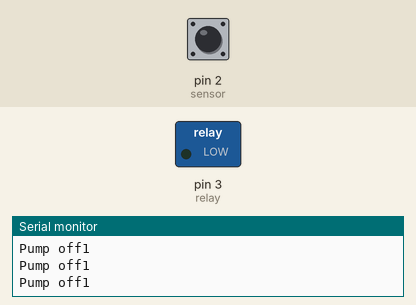
This sketch was run on a simulated Arduino Uno, built with avr-gcc and run on an emulated ATmega328P. Shown: switched loads named in the sketch (green lamp = pin HIGH), the last lines printed to the serial monitor. Dashed ring = blinking. The inputs (shaded band) are chosen by the test bench; at power-on: pin 2 (sensor) HIGH.

Above: at 1.2 s.
1.3 s: pin 2 (sensor) driven LOW
At 1.7 s:
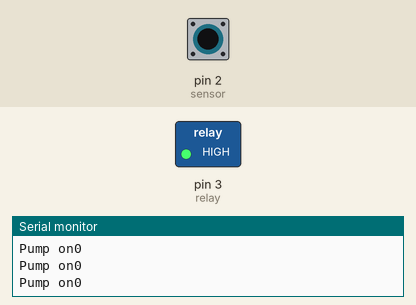
2.8 s: pin 2 (sensor) driven HIGH
At 4.0 s:
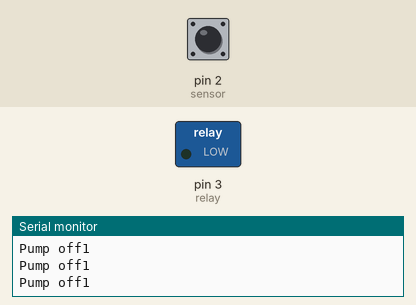
4.3 s: pin 2 (sensor) pulsed LOW 2 times (0.12 s each, 0.3 s apart)
At 4.66 s:
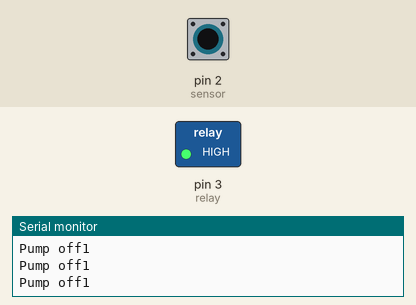
7.9 s: pin 2 (sensor) pulsed LOW 5 times (0.12 s each, 0.3 s apart)
At 10.7 s:
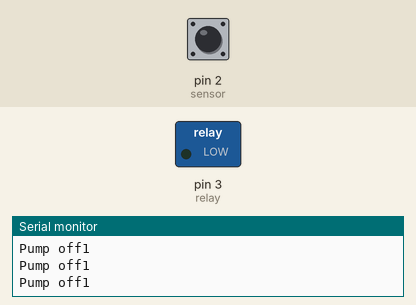
Timing chart, 0 to 12.2 s (numbered marks = the images above; inputs shaded):
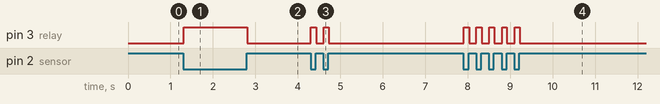

Measured:
- after the input at 1.3 s, pin 3 (relay): LOW → HIGH at once
- after the input at 2.8 s, pin 3 (relay): HIGH → LOW at once
- after the input at 4.3 s, pin 3 (relay): alternates HIGH for 0.12 s and LOW for 0.18 s, 4 changes in all, then stays LOW, starting at once
- after the input at 7.9 s, pin 3 (relay): alternates HIGH for 0.12 s and LOW for 0.18 s, 10 changes in all, then stays LOW, starting at once

The sketch:

pump.ino
```cpp
const int sensor = 2;
const int relay = 3;

void setup() {
  pinMode(sensor,INPUT);  // put your setup code here, to run once:
  pinMode(relay,OUTPUT);
  Serial.begin(9600);
}

void loop() {
  int sensorvalue = digitalRead(sensor);

  Serial.println(sensorvalue);// put your main code here, to run repeatedly:
  if(sensorvalue == LOW){
    digitalWrite(relay,HIGH);
    Serial.print("Pump on");
  }
  else{
    digitalWrite(relay,LOW);
    Serial.print("Pump off");
  }
}
```
